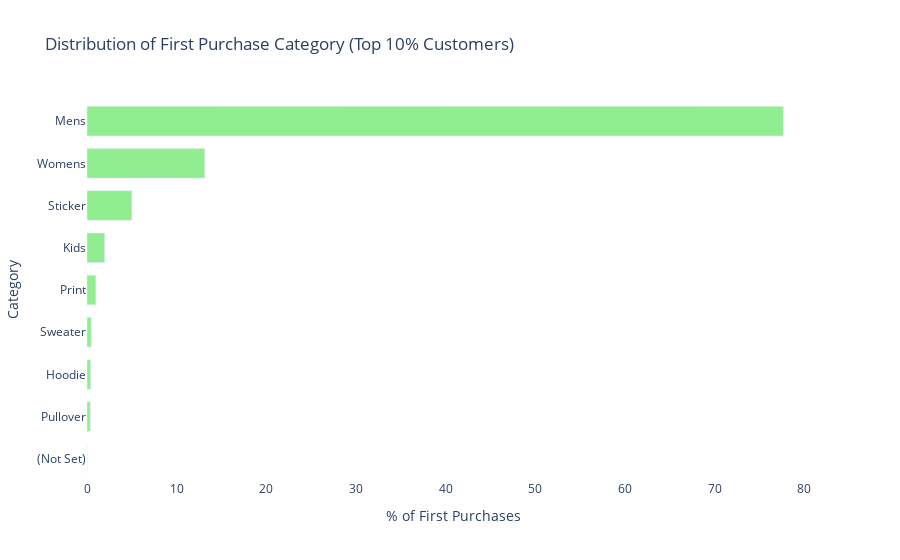

Notebook code cell kept with this figure:
### Code cell
# -- 12. PRODUCTS FOR TOP 10% CUSTOMERS --

"""
Example of comment:
Among the top 10% of customers, 40% began their journey with premium sneakers, 30% with sportswear bundles, and 20% with high-value accessories.
"""
# Remove canceled/refunded, keep only revenue > 0
data_ga4_item_noCancel_noRefund = data_ga4_item[
    ~data_ga4_item['order_status'].str.contains("|".join(order_status_keyWords_Refund_Cancel), case=False, na=False) & 
    (data_ga4_item['revenue'] > 0)
].copy()

# Group by customer to get total revenue
customer_revenue = (
    data_ga4_item_noCancel_noRefund.groupby('user_id', as_index=False)['revenue']
      .sum()
      .rename(columns={'revenue': 'total_revenue'})
)

# Calculate the revenue threshold for top 10%
threshold_10pct = customer_revenue['total_revenue'].quantile(0.90)

# Get the list (subset) of top 10% customers
top_10pct_customers = customer_revenue[
    customer_revenue['total_revenue'] >= threshold_10pct
]['user_id']

# -- 2. Find each top-10%-customer's first purchase category
# We'll only consider rows from those top 10% customers
df_top_10pct = data_ga4_item_noCancel_noRefund[data_ga4_item_noCancel_noRefund['user_id'].isin(top_10pct_customers)].copy()

# Sort by date to identify first purchase
df_top_10pct = df_top_10pct.sort_values(by=['user_id', 'datetime_x'])

# Drop duplicates so each customer is kept at his/her earliest purchase record
df_first_purchase = (
    df_top_10pct
    .drop_duplicates(subset=['user_id'], keep='first')
    .copy()
)

# --3. Calculate the percentage share of each first-purchase category
category_counts = (
    df_first_purchase.groupby(category_to_analyse)
    .size()
    .reset_index(name='count')
    .sort_values('count', ascending=False)
)

total_first_purchases = category_counts['count'].sum()
category_counts['percentage'] = (category_counts['count'] / total_first_purchases) * 100

# -- 4. Plot horizontal bar chart with Plotly
fig_category_percentage_chart = px.bar(
    category_counts,
    x='percentage',               # numeric axis
    y=category_to_analyse,            # category axis
    orientation='h',             # horizontal bars
    color=category_to_analyse,        # color by category (optional)
    title='Distribution of First Purchase Category (Top 10% Customers)',
    labels={'percentage': '% of First Purchases', category_to_analyse: 'Category'}
)

fig_category_percentage_chart.update_traces(marker_color='lightgreen')  # Change 'blue' to any desired color


# Make layout adjustments for readability
fig_category_percentage_chart.update_layout(
    showlegend=False,  # Hide legend if categories are self-explanatory
    xaxis_tickformat=".0f",  # Format percentages
    yaxis={'categoryorder':'total ascending'},  # Largest bar at top
    bargap=0.3,
    plot_bgcolor="white",  # Set plot background to white
    paper_bgcolor="white"  # Set overall figure background to white
)

fig_category_percentage_chart.show()

### Figure 1 — Plotly figure (JSON) as saved in the notebook; plotly's stock layout.template omitted (floating-point values rounded to 4 significant figures)
{"data": [{"alignmentgroup": "True", "hovertemplate": "Category=%{y}<br>% of First Purchases=%{x}<extra></extra>", "legendgroup": "Mens", "marker": {"color": "lightgreen", "pattern": {"shape": ""}}, "name": "Mens", "offsetgroup": "Mens", "orientation": "h", "showlegend": true, "textposition": "auto", "type": "bar", "x": [77.65], "xaxis": "x", "y": ["Mens"], "yaxis": "y"}, {"alignmentgroup": "True", "hovertemplate": "Category=%{y}<br>% of First Purchases=%{x}<extra></extra>", "legendgroup": "Womens", "marker": {"color": "lightgreen", "pattern": {"shape": ""}}, "name": "Womens", "offsetgroup": "Womens", "orientation": "h", "showlegend": true, "textposition": "auto", "type": "bar", "x": [13.14], "xaxis": "x", "y": ["Womens"], "yaxis": "y"}, {"alignmentgroup": "True", "hovertemplate": "Category=%{y}<br>% of First Purchases=%{x}<extra></extra>", "legendgroup": "Sticker", "marker": {"color": "lightgreen", "pattern": {"shape": ""}}, "name": "Sticker", "offsetgroup": "Sticker", "orientation": "h", "showlegend": true, "textposition": "auto", "type": "bar", "x": [5.001], "xaxis": "x", "y": ["Sticker"], "yaxis": "y"}, {"alignmentgroup": "True", "hovertemplate": "Category=%{y}<br>% of First Purchases=%{x}<extra></extra>", "legendgroup": "Kids", "marker": {"color": "lightgreen", "pattern": {"shape": ""}}, "name": "Kids", "offsetgroup": "Kids", "orientation": "h", "showlegend": true, "textposition": "auto", "type": "bar", "x": [1.972], "xaxis": "x", "y": ["Kids"], "yaxis": "y"}, {"alignmentgroup": "True", "hovertemplate": "Category=%{y}<br>% of First Purchases=%{x}<extra></extra>", "legendgroup": "Print", "marker": {"color": "lightgreen", "pattern": {"shape": ""}}, "name": "Print", "offsetgroup": "Print", "orientation": "h", "showlegend": true, "textposition": "auto", "type": "bar", "x": [0.9862], "xaxis": "x", "y": ["Print"], "yaxis": "y"}, {"alignmentgroup": "True", "hovertemplate": "Category=%{y}<br>% of First Purchases=%{x}<extra></extra>", "legendgroup": "Sweater", "marker": {"color": "lightgreen", "pattern": {"shape": ""}}, "name": "Sweater", "offsetgroup": "Sweater", "orientation": "h", "showlegend": true, "textposition": "auto", "type": "bar", "x": [0.4755], "xaxis": "x", "y": ["Sweater"], "yaxis": "y"}, {"alignmentgroup": "True", "hovertemplate": "Category=%{y}<br>% of First Purchases=%{x}<extra></extra>", "legendgroup": "Hoodie", "marker": {"color": "lightgreen", "pattern": {"shape": ""}}, "name": "Hoodie", "offsetgroup": "Hoodie", "orientation": "h", "showlegend": true, "textposition": "auto", "type": "bar", "x": [0.408], "xaxis": "x", "y": ["Hoodie"], "yaxis": "y"}, {"alignmentgroup": "True", "hovertemplate": "Category=%{y}<br>% of First Purchases=%{x}<extra></extra>", "legendgroup": "Pullover", "marker": {"color": "lightgreen", "pattern": {"shape": ""}}, "name": "Pullover", "offsetgroup": "Pullover", "orientation": "h", "showlegend": true, "textposition": "auto", "type": "bar", "x": [0.364], "xaxis": "x", "y": ["Pullover"], "yaxis": "y"}, {"alignmentgroup": "True", "hovertemplate": "Category=%{y}<br>% of First Purchases=%{x}<extra></extra>", "legendgroup": "(Not Set)", "marker": {"color": "lightgreen", "pattern": {"shape": ""}}, "name": "(Not Set)", "offsetgroup": "(Not Set)", "orientation": "h", "showlegend": true, "textposition": "auto", "type": "bar", "x": [0.002935], "xaxis": "x", "y": ["(Not Set)"], "yaxis": "y"}], "layout": {"bargap": 0.3, "barmode": "relative", "legend": {"title": {"text": "Category"}, "tracegroupgap": 0}, "paper_bgcolor": "white", "plot_bgcolor": "white", "showlegend": false, "title": {"text": "Distribution of First Purchase Category (Top 10% Customers)"}, "xaxis": {"anchor": "y", "domain": [0, 1], "tickformat": ".0f", "title": {"text": "% of First Purchases"}}, "yaxis": {"anchor": "x", "categoryarray": ["(Not Set)", "Pullover", "Hoodie", "Sweater", "Print", "Kids", "Sticker", "Womens", "Mens"], "categoryorder": "total ascending", "domain": [0, 1], "title": {"text": "Category"}}}}
